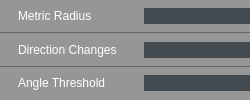
              <widget class="QWidget" name="widget_59" native="true">
               <layout class="QVBoxLayout" name="verticalLayout_26">
                <property name="spacing">
                 <number>0</number>
                </property>
                <property name="leftMargin">
                 <number>0</number>
                </property>
                <property name="topMargin">
                 <number>0</number>
                </property>
                <property name="rightMargin">
                 <number>0</number>
                </property>
                <property name="bottomMargin">
                 <number>0</number>
                </property>
                <item>
                 <widget class="QWidget" name="widget_60" native="true">
                  <property name="styleSheet">
                   <string notr="true">.QWidget
{
    background-color: rgb(150, 150, 150);
       border-bottom: 1px solid  rgb(100, 100, 100);

}</string>
                  </property>
                  <layout class="QHBoxLayout" name="horizontalLayout_25">
                   <property name="spacing">
                    <number>6</number>
                   </property>
                   <property name="leftMargin">
                    <number>18</number>
                   </property>
                   <property name="topMargin">
                    <number>2</number>
                   </property>
                   <property name="rightMargin">
                    <number>0</number>
                   </property>
                   <property name="bottomMargin">
                    <number>2</number>
                   </property>
                   <item>
                    <widget class="QLabel" name="label_18">
                     <property name="sizePolicy">
                      <sizepolicy hsizetype="Minimum" vsizetype="Fixed">
                       <horstretch>0</horstretch>
                       <verstretch>0</verstretch>
                      </sizepolicy>
                     </property>
                     <property name="minimumSize">
                      <size>
                       <width>120</width>
                       <height>0</height>
                      </size>
                     </property>
                     <property name="maximumSize">
                      <size>
                       <width>120</width>
                       <height>16777215</height>
                      </size>
                     </property>
                     <property name="styleSheet">
                      <string notr="true">    border-top: 0px solid rgb(0 , 0 , 0);
    font: 8pt &quot;Ebrima&quot;;   
	color:white;   
    border-top: 0px solid rgb(0 , 0 , 0); </string>
                     </property>
                     <property name="text">
                      <string>Metric Radius</string>
                     </property>
                    </widget>
                   </item>
                   <item>
                    <widget class="QLineEdit" name="lineEdit_16">
                     <property name="sizePolicy">
                      <sizepolicy hsizetype="Expanding" vsizetype="Fixed">
                       <horstretch>0</horstretch>
                       <verstretch>0</verstretch>
                      </sizepolicy>
                     </property>
                     <property name="styleSheet">
                      <string notr="true">border :0px solid  rgb(67, 74, 80);
color: rgb(255, 255, 255);
background-color: rgb(67, 74, 80);
font: 8pt &quot;Ebrima&quot;;




</string>
                     </property>
                     <property name="alignment">
                      <set>Qt::AlignCenter</set>
                     </property>
                    </widget>
                   </item>
                  </layout>
                 </widget>
                </item>
                <item>
                 <widget class="QWidget" name="widget_61" native="true">
                  <property name="styleSheet">
                   <string notr="true">.QWidget
{
    background-color: rgb(150, 150, 150);
       border-bottom: 1px solid  rgb(100, 100, 100);

}</string>
                  </property>
                  <layout class="QHBoxLayout" name="horizontalLayout_27">
                   <property name="spacing">
                    <number>6</number>
                   </property>
                   <property name="leftMargin">
                    <number>18</number>
                   </property>
                   <property name="topMargin">
                    <number>2</number>
                   </property>
                   <property name="rightMargin">
                    <number>0</number>
                   </property>
                   <property name="bottomMargin">
                    <number>2</number>
                   </property>
                   <item>
                    <widget class="QLabel" name="label_49">
                     <property name="sizePolicy">
                      <sizepolicy hsizetype="Minimum" vsizetype="Fixed">
                       <horstretch>0</horstretch>
                       <verstretch>0</verstretch>
                      </sizepolicy>
                     </property>
                     <property name="minimumSize">
                      <size>
                       <width>120</width>
                       <height>0</height>
                      </size>
                     </property>
                     <property name="maximumSize">
                      <size>
                       <width>120</width>
                       <height>16777215</height>
                      </size>
                     </property>
                     <property name="styleSheet">
                      <string notr="true">    border-top: 0px solid rgb(0 , 0 , 0);
    font: 8pt &quot;Ebrima&quot;;   
	color:white;   
    border-top: 0px solid rgb(0 , 0 , 0); </string>
                     </property>
                     <property name="text">
                      <string>Direction Changes</string>
                     </property>
                    </widget>
                   </item>
                   <item>
                    <widget class="QLineEdit" name="lineEdit_43">
                     <property name="sizePolicy">
                      <sizepolicy hsizetype="Expanding" vsizetype="Fixed">
                       <horstretch>0</horstretch>
                       <verstretch>0</verstretch>
                      </sizepolicy>
                     </property>
                     <property name="styleSheet">
                      <string notr="true">border :0px solid  rgb(67, 74, 80);
color: rgb(255, 255, 255);
background-color: rgb(67, 74, 80);
font: 8pt &quot;Ebrima&quot;;




</string>
                     </property>
                     <property name="alignment">
                      <set>Qt::AlignCenter</set>
                     </property>
                    </widget>
                   </item>
                  </layout>
                 </widget>
                </item>
                <item>
                 <widget class="QWidget" name="widget_62" native="true">
                  <property name="styleSheet">
                   <string notr="true">.QWidget
{
    background-color: rgb(150, 150, 150);
}</string>
                  </property>
                  <layout class="QHBoxLayout" name="horizontalLayout_29">
                   <property name="spacing">
                    <number>6</number>
                   </property>
                   <property name="leftMargin">
                    <number>18</number>
                   </property>
                   <property name="topMargin">
                    <number>2</number>
                   </property>
                   <property name="rightMargin">
                    <number>0</number>
                   </property>
                   <property name="bottomMargin">
                    <number>2</number>
                   </property>
                   <item>
                    <widget class="QLabel" name="label_50">
                     <property name="sizePolicy">
                      <sizepolicy hsizetype="Minimum" vsizetype="Fixed">
                       <horstretch>0</horstretch>
                       <verstretch>0</verstretch>
                      </sizepolicy>
                     </property>
                     <property name="minimumSize">
                      <size>
                       <width>120</width>
                       <height>0</height>
                      </size>
                     </property>
                     <property name="maximumSize">
                      <size>
                       <width>120</width>
                       <height>16777215</height>
                      </size>
                     </property>
                     <property name="styleSheet">
                      <string notr="true">    border-top: 0px solid rgb(0 , 0 , 0);
    font: 8pt &quot;Ebrima&quot;;   
	color:white;   
    border-top: 0px solid rgb(0 , 0 , 0); </string>
                     </property>
                     <property name="text">
                      <string>Angle Threshold</string>
                     </property>
                    </widget>
                   </item>
                   <item>
                    <widget class="QLineEdit" name="lineEdit_44">
                     <property name="sizePolicy">
                      <sizepolicy hsizetype="Expanding" vsizetype="Fixed">
                       <horstretch>0</horstretch>
                       <verstretch>0</verstretch>
                      </sizepolicy>
                     </property>
                     <property name="styleSheet">
                      <string notr="true">border :0px solid  rgb(67, 74, 80);
color: rgb(255, 255, 255);
background-color: rgb(67, 74, 80);
font: 8pt &quot;Ebrima&quot;;




</string>
                     </property>
                     <property name="alignment">
                      <set>Qt::AlignCenter</set>
                     </property>
                    </widget>
                   </item>
                  </layout>
                 </widget>
                </item>
               </layout>
              </widget>
